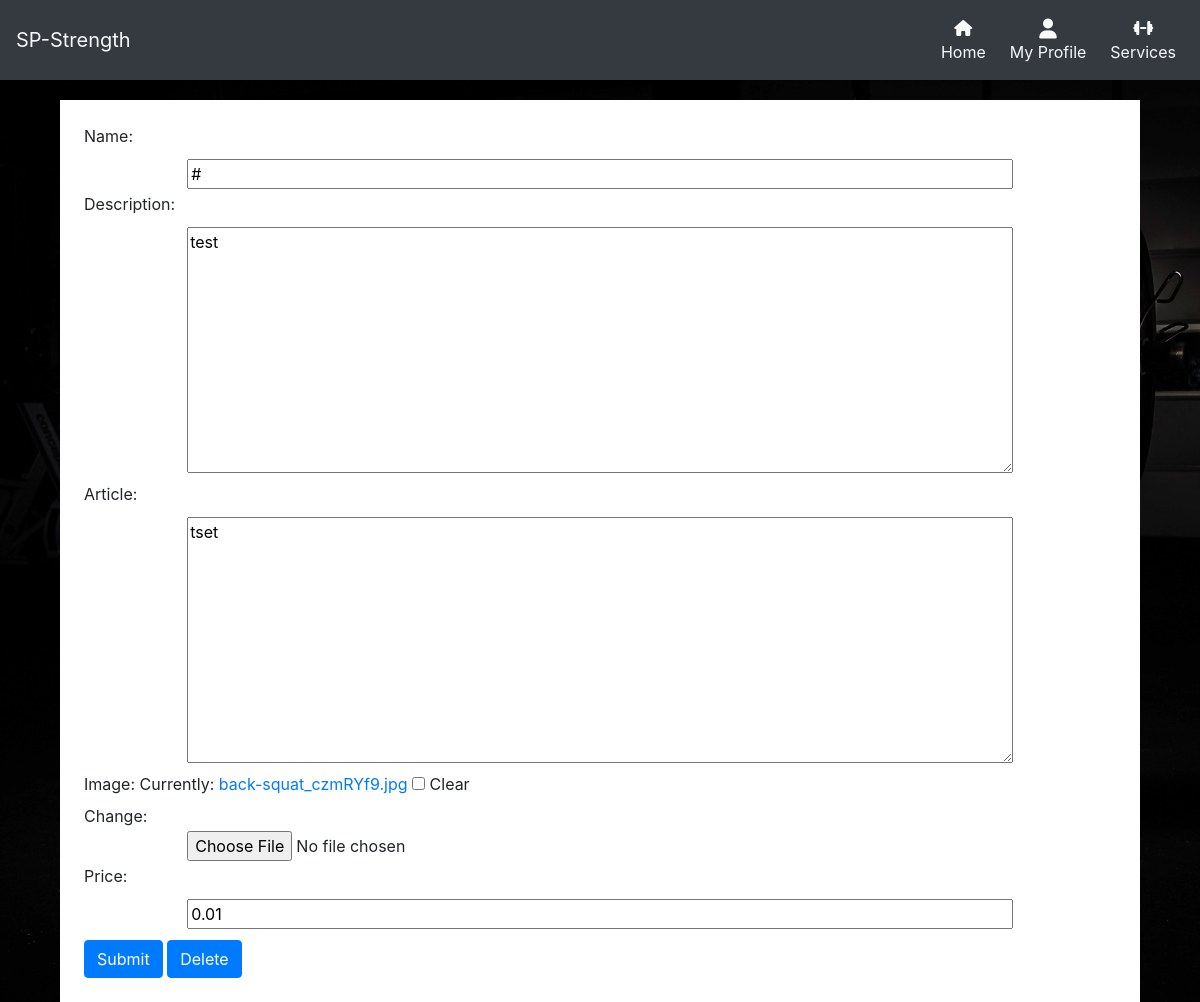
Before: /services/edit/#/ (signed in) with the older database file.
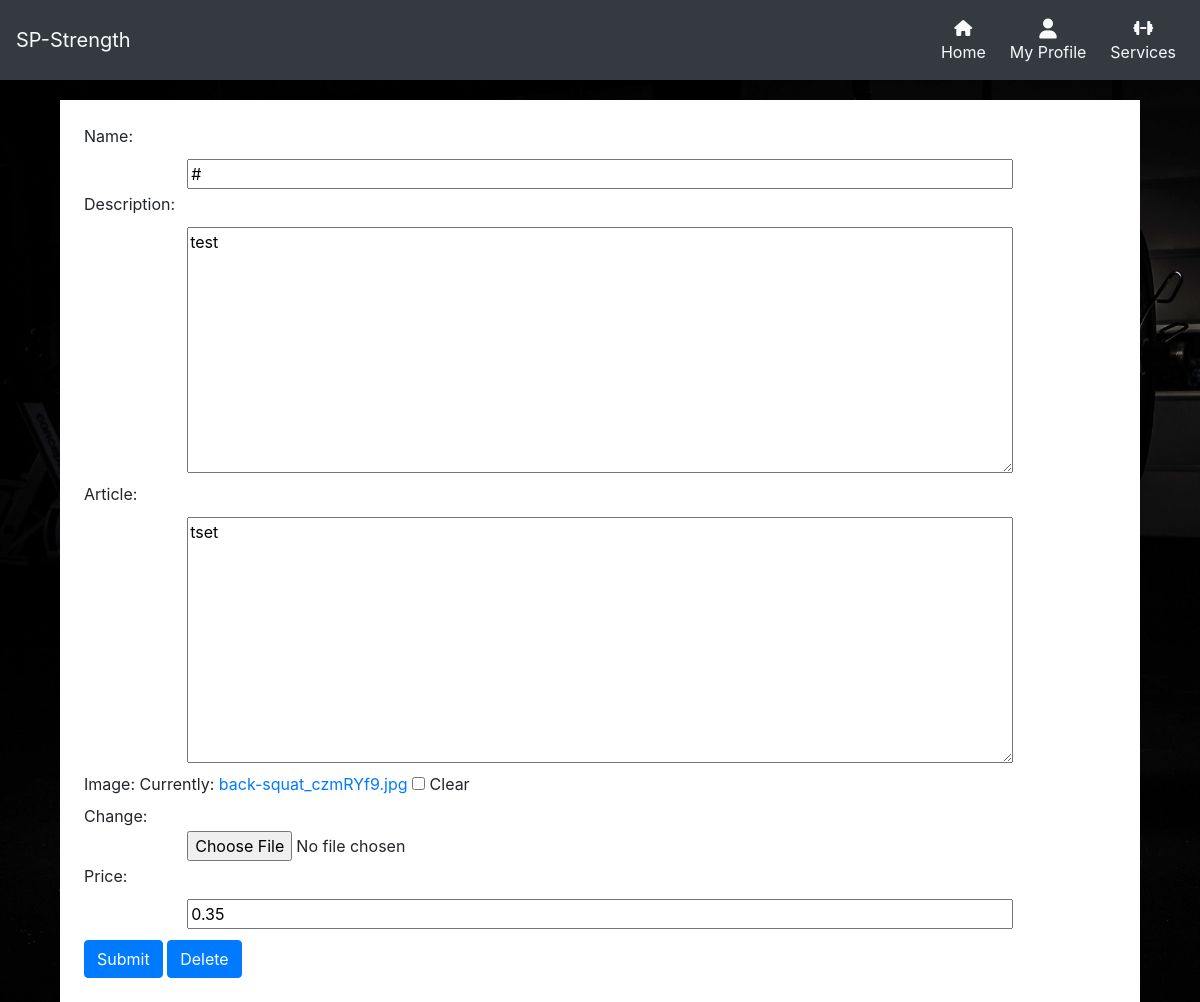
After: the same page with the newer database file.
### services/models.py (models this page shows)
class Training_Type(models.Model):
    name = models.CharField(max_length=64)
    description = models.TextField()
    article = models.TextField(null=True, blank=True)
    image = models.ImageField()
    price = models.DecimalField(decimal_places=2, max_digits=5, null=False,
                                blank=False, default=9.99)
    def __str__(self):
        return self.name

### services/views.py (the view)
# urls.py: path('edit/<str:article_name>/', views.edit, name='edit'),
def edit(request, article_name):
    article_name = get_object_or_404(Training_Type, name=article_name)
    context = {
                'article': article_name
            }
    if request.user.is_superuser:
        if request.method == 'POST':
            form = ArticleForm(request.POST, request.FILES,
                               instance=article_name)
            if form.is_valid():
                form.save()
                return redirect('article', article_name)
        else:
            form = ArticleForm(instance=article_name)
        context = {
            'article': article_name,
            'form': form
        }
        return render(request, 'services/edit.html', context)
    else:
        return redirect('article', article_name)

### services/forms.py
class ArticleForm(forms.ModelForm):
    class Meta:
        model = Training_Type
        fields = '__all__'
    image = forms.ImageField(label='Image', required=False)
    def __init__(self, *args, **kwargs):
        super().__init__(*args, **kwargs)
        placeholders = {
            'name': 'name',
            'description': 'description',
            'article': 'article content',
            'image': 'image',
            'price': 'price',
        }
        self.fields['name'].widget.attrs['readonly'] = True
        self.fields['description'].widget.attrs['autofocus'] = True
        for field in self.fields:
            placeholder = placeholders[field]
            self.fields[field].widget.attrs['placeholder'] = placeholder
            self.fields[field].widget.attrs['class'] = 'formstyle'

### services/templates/services/edit.html (shortened to what this page needs)
<!DOCTYPE html>
{% extends 'base.html' %}
{% load static %}
{% block content %}
    <div class="container-fluid top-margin services-container p-4">
        <div class="row">
           <div class="col-12">
                <form action = "{% url 'edit' article %}" method = "POST" id="article_update" enctype="multipart/form-data">
                    {{ form }}
                    <button class="btn btn-primary mt-2" type="submit">Submit</button>
                    <a class="btn btn-primary mt-2" href="{% url 'delete' article %}">Delete</a>
                </form>
            </div>
        </div>
    </div>
{% endblock %}

Changed rows visible on the page:
changed Training_Type "test": price "0.01" → "0.35"
